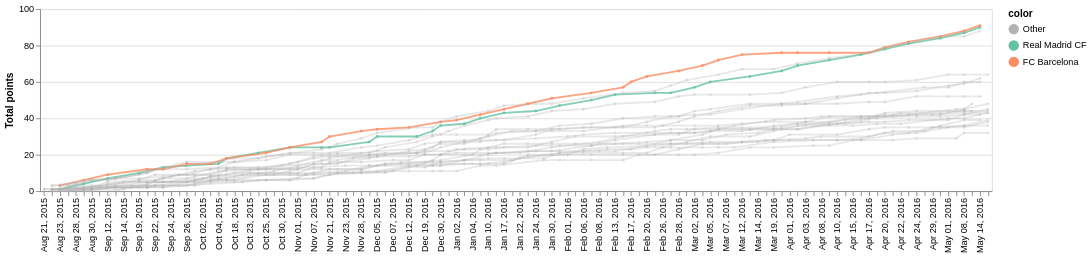

This figure's Vega-Lite source:
### Vega specification from a JSON file in a GitHub repository (floating-point values rounded to 4 significant figures; data arrays with more than 128 entries replaced by an {"elided": "..."} marker saying what was removed)
{"$schema": "https://vega.github.io/schema/vega/v5.json", "autosize": {"type": "fit-x", "contains": "padding"}, "background": "white", "padding": 5, "height": 200, "style": "cell", "data": [{"name": "selector001_store", "values": [{"unit": "layer_0", "fields": [{"type": "E", "field": "season"}], "values": ["2015/2016"]}]}, {"name": "selector002_store", "values": [{"unit": "layer_0", "fields": [{"type": "E", "field": "Team"}], "values": ["FC Barcelona"]}]}, {"name": "selector003_store", "values": [{"unit": "layer_0", "fields": [{"type": "E", "field": "Team"}], "values": ["Real Madrid CF"]}]}, {"name": "data-34e2c014646aa97ce677973a686701f1", "values": {"elided": "6080 records"}}, {"name": "data_0", "source": "data-34e2c014646aa97ce677973a686701f1", "transform": [{"type": "formula", "expr": "toDate(datum[\"date\"])", "as": "date"}, {"type": "filter", "expr": "!(length(data(\"selector001_store\"))) || (vlSelectionTest(\"selector001_store\", datum))"}, {"type": "formula", "expr": "datum.Team == selector002.Team ? datum.Team : (datum.Team == selector003.Team ? datum.Team : 'Other')", "as": "color"}, {"type": "formula", "expr": "datum.color == 'Other' ? 0 : 1", "as": "opacity"}, {"type": "formula", "expr": "indexof([selector002.Team, selector003.Team, 'Other'], datum.color)", "as": "order"}, {"field": "date", "type": "timeunit", "units": ["year", "month", "date"], "as": ["yearmonthdate_date", "yearmonthdate_date_end"]}, {"type": "formula", "expr": "datum[\"color\"]===\"selector002.Team\" ? 0 : datum[\"color\"]===\"selector003.Team\" ? 1 : datum[\"color\"]===\"Other\" ? 2 : 3", "as": "color_color_sort_index"}]}, {"name": "data_1", "source": "data_0", "transform": [{"type": "filter", "expr": "isValid(datum[\"opacity\"]) && isFinite(+datum[\"opacity\"]) && isValid(datum[\"TotalPoints\"]) && isFinite(+datum[\"TotalPoints\"])"}]}], "signals": [{"name": "width", "init": "isFinite(containerSize()[0]) ? containerSize()[0] : 400", "on": [{"update": "isFinite(containerSize()[0]) ? containerSize()[0] : 400", "events": "window:resize"}]}, {"name": "unit", "value": {}, "on": [{"events": "mousemove", "update": "isTuple(group()) ? group() : unit"}]}, {"name": "selector003_Team", "init": "\"Real Madrid CF\"", "bind": {"input": "select", "options": ["Valencia CF", "RCD Mallorca", "CA Osasuna", "Villarreal CF", "RC Deportivo de La Coruña", "Real Madrid CF", "CD Numancia", "FC Barcelona", "Racing Santander", "Sevilla FC", "Real Sporting de Gijón", "Getafe CF", "Real Betis Balompié", "RC Recreativo", "RCD Espanyol", "Real Valladolid", "Athletic Club de Bilbao", "UD Almería", "Atlético Madrid", "Málaga CF", "Xerez Club Deportivo", "Real Zaragoza", "CD Tenerife", "Hércules Club de Fútbol", "Levante UD", "Real Sociedad", "Granada CF", "Rayo Vallecano", "RC Celta de Vigo", "Elche CF", "SD Eibar", "Córdoba CF", "UD Las Palmas"], "name": "Team B"}}, {"name": "selector002_Team", "init": "\"FC Barcelona\"", "bind": {"input": "select", "options": ["Valencia CF", "RCD Mallorca", "CA Osasuna", "Villarreal CF", "RC Deportivo de La Coruña", "Real Madrid CF", "CD Numancia", "FC Barcelona", "Racing Santander", "Sevilla FC", "Real Sporting de Gijón", "Getafe CF", "Real Betis Balompié", "RC Recreativo", "RCD Espanyol", "Real Valladolid", "Athletic Club de Bilbao", "UD Almería", "Atlético Madrid", "Málaga CF", "Xerez Club Deportivo", "Real Zaragoza", "CD Tenerife", "Hércules Club de Fútbol", "Levante UD", "Real Sociedad", "Granada CF", "Rayo Vallecano", "RC Celta de Vigo", "Elche CF", "SD Eibar", "Córdoba CF", "UD Las Palmas"], "name": "Team A"}}, {"name": "selector001_season", "init": "\"2015/2016\"", "bind": {"input": "select", "options": ["2008/2009", "2009/2010", "2010/2011", "2011/2012", "2012/2013", "2013/2014", "2014/2015", "2015/2016"], "name": "Season"}}, {"name": "selector001", "update": "vlSelectionResolve(\"selector001_store\", \"union\")"}, {"name": "selector002", "update": "vlSelectionResolve(\"selector002_store\", \"union\")"}, {"name": "selector003", "update": "vlSelectionResolve(\"selector003_store\", \"union\")"}, {"name": "selector001_tuple", "update": "selector001_season !== null ? {fields: selector001_tuple_fields, values: [selector001_season]} : null"}, {"name": "selector001_tuple_fields", "value": [{"type": "E", "field": "season"}]}, {"name": "selector001_modify", "on": [{"events": {"signal": "selector001_tuple"}, "update": "modify(\"selector001_store\", selector001_tuple, true)"}]}, {"name": "selector002_tuple", "update": "selector002_Team !== null ? {fields: selector002_tuple_fields, values: [selector002_Team]} : null"}, {"name": "selector002_tuple_fields", "value": [{"type": "E", "field": "Team"}]}, {"name": "selector002_modify", "on": [{"events": {"signal": "selector002_tuple"}, "update": "modify(\"selector002_store\", selector002_tuple, true)"}]}, {"name": "selector003_tuple", "update": "selector003_Team !== null ? {fields: selector003_tuple_fields, values: [selector003_Team]} : null"}, {"name": "selector003_tuple_fields", "value": [{"type": "E", "field": "Team"}]}, {"name": "selector003_modify", "on": [{"events": {"signal": "selector003_tuple"}, "update": "modify(\"selector003_store\", selector003_tuple, true)"}]}], "marks": [{"name": "layer_0_pathgroup", "type": "group", "from": {"facet": {"name": "faceted_path_layer_0_main", "data": "data_0", "groupby": ["color", "Team", "opacity"]}}, "encode": {"update": {"width": {"field": {"group": "width"}}, "height": {"field": {"group": "height"}}}}, "marks": [{"name": "layer_0_marks", "type": "line", "style": ["line"], "sort": {"field": ["datum[\"order\"]"], "order": ["ascending"]}, "interactive": true, "from": {"data": "faceted_path_layer_0_main"}, "encode": {"update": {"stroke": {"scale": "color", "field": "color"}, "opacity": {"scale": "opacity", "field": "opacity"}, "tooltip": {"signal": "{\"Team\": ''+datum[\"Team\"], \"TotalPoints\": format(datum[\"TotalPoints\"], \"\"), \"date\": timeFormat(datum[\"date\"], '%b %d, %Y')}"}, "x": {"scale": "x", "field": "yearmonthdate_date"}, "y": {"scale": "y", "field": "TotalPoints"}, "defined": {"signal": "isValid(datum[\"TotalPoints\"]) && isFinite(+datum[\"TotalPoints\"])"}}}}]}, {"name": "layer_1_marks", "type": "symbol", "style": ["point"], "sort": {"field": ["datum[\"order\"]"], "order": ["ascending"]}, "interactive": false, "from": {"data": "data_1"}, "encode": {"update": {"opacity": {"scale": "opacity", "field": "opacity"}, "size": {"value": 10}, "fill": {"scale": "color", "field": "color"}, "tooltip": {"signal": "{\"Team\": ''+datum[\"Team\"], \"TotalPoints\": format(datum[\"TotalPoints\"], \"\"), \"date\": timeFormat(datum[\"date\"], '%b %d, %Y')}"}, "x": {"scale": "x", "field": "yearmonthdate_date"}, "y": {"scale": "y", "field": "TotalPoints"}}}}], "scales": [{"name": "x", "type": "point", "domain": {"fields": [{"data": "data_0", "field": "yearmonthdate_date"}, {"data": "data_1", "field": "yearmonthdate_date"}], "sort": true}, "range": [0, {"signal": "width"}], "padding": 0.5}, {"name": "y", "type": "linear", "domain": {"fields": [{"data": "data_0", "field": "TotalPoints"}, {"data": "data_1", "field": "TotalPoints"}]}, "range": [{"signal": "height"}, 0], "nice": true, "zero": true}, {"name": "color", "type": "ordinal", "domain": {"data": "data_0", "field": "color", "sort": {"op": "min", "field": "color_color_sort_index"}}, "range": ["#b3b3b3", "#66c2a5", "#fc8d62"]}, {"name": "opacity", "type": "linear", "domain": {"fields": [{"data": "data_0", "field": "opacity"}, {"data": "data_1", "field": "opacity"}]}, "range": [0.3, 0.8], "zero": false}], "axes": [{"scale": "y", "orient": "left", "gridScale": "x", "grid": true, "tickCount": {"signal": "ceil(height/40)"}, "domain": false, "labels": false, "maxExtent": 0, "minExtent": 0, "ticks": false, "zindex": 0}, {"scale": "x", "orient": "bottom", "grid": false, "labelAlign": "right", "labelAngle": 270, "labelBaseline": "middle", "labelOverlap": true, "encode": {"labels": {"update": {"text": {"signal": "timeFormat(datum.value, timeUnitSpecifier([\"year\",\"month\",\"date\"], {\"year-month\":\"%b %Y \",\"year-month-date\":\"%b %d, %Y \"}))"}}}}, "zindex": 0}, {"scale": "y", "orient": "left", "grid": false, "title": "Total points", "labelOverlap": true, "tickCount": {"signal": "ceil(height/40)"}, "zindex": 0}], "legends": [{"stroke": "color", "symbolType": "circle", "title": "color", "fill": "color", "encode": {"symbols": {"update": {"opacity": {"value": 1}}}}}]}
